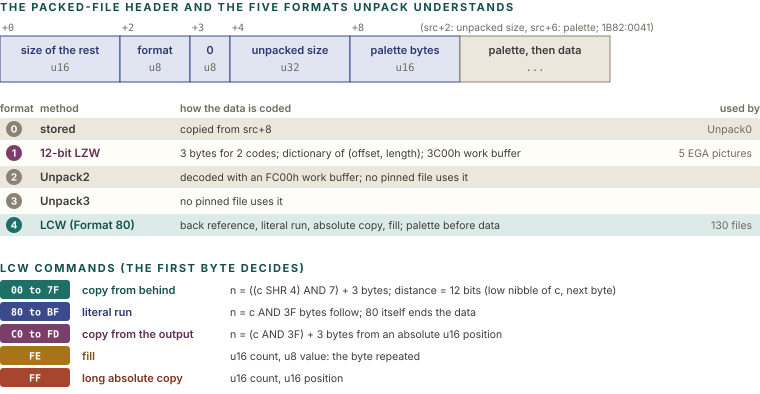

Recreate this plot in Python.
import sys; sys.path.insert(0, '.')
from figlib import *

c = Canvas(760, 372)
c.section(0, 11, "The packed-file header and the five formats Unpack understands")
hy = 36
fields = [("u16", "size of the rest", 120), ("u8", "format", 70), ("u8", "0", 40), ("u32", "unpacked size", 120), ("u16", "palette bytes", 110), ("...", "palette, then data", 150)]
x = 0
for (t, n, w) in fields:
    k = "navy" if t != "..." else "grey"
    tc, sc, fc = PAL[k]
    c.rect(x, hy, w, 46, fill=fc, stroke=sc, rx=0)
    c.text(x + w / 2, hy + 18, n, size=11, weight=600, color=tc, anchor="middle")
    c.text(x + w / 2, hy + 35, t, size=10.5, color=MUTED, anchor="middle", mono=True)
    x += w
for (xx, lab) in ((0, "+0"), (120, "+2"), (190, "+3"), (230, "+4"), (350, "+8")):
    c.text(xx + 2, hy - 5, lab, size=10, mono=True, color=MUTED)
c.text(420, hy - 5, "(src+2: unpacked size, src+6: palette; 1B82:0041)", size=10, color=MUTED)
fy = 118
rows = [
    ("0", "stored", "copied from src+8", "Unpack0", "grey"),
    ("1", "12-bit LZW", "3 bytes for 2 codes; dictionary of (offset, length); 3C00h work buffer", "5 EGA pictures", "plum"),
    ("2", "Unpack2", "decoded with an FC00h work buffer; no pinned file uses it", "", "grey"),
    ("3", "Unpack3", "no pinned file uses it", "", "grey"),
    ("4", "LCW (Format 80)", "back reference, literal run, absolute copy, fill; palette before data", "130 files", "teal"),
]
c.text(0, fy - 6, "format", size=10.5, color=MUTED, weight=600)
c.text(40, fy - 6, "method", size=10.5, color=MUTED, weight=600)
c.text(180, fy - 6, "how the data is coded", size=10.5, color=MUTED, weight=600)
c.text(760, fy - 6, "used by", size=10.5, color=MUTED, weight=600, anchor="end")
for i, (f, m, d, u, k) in enumerate(rows):
    y = fy + i * 24
    tc, sc, fc = PAL[k]
    c.rect(0, y, 760, 22, fill=fc if i % 2 == 0 else CARD, stroke="none", rx=2)
    c.badge(14, y + 11, f, k, r=8)
    c.text(40, y + 15, m, size=11.5, weight=600, color=tc)
    c.text(180, y + 15, d, size=10.5, color=INK2)
    c.text(752, y + 15, u, size=10.5, color=MUTED, anchor="end")
ly = 280
c.section(0, ly - 8, "LCW commands (the first byte decides)", color=PAL["teal"][0])
ops = [
    ("00 to 7F", "copy from behind", "n = ((c SHR 4) AND 7) + 3 bytes; distance = 12 bits (low nibble of c, next byte)", "teal"),
    ("80 to BF", "literal run", "n = c AND 3F bytes follow; 80 itself ends the data", "navy"),
    ("C0 to FD", "copy from the output", "n = (c AND 3F) + 3 bytes from an absolute u16 position", "plum"),
    ("FE", "fill", "u16 count, u8 value: the byte repeated", "ochre"),
    ("FF", "long absolute copy", "u16 count, u16 position", "red"),
]
for i, (r, n, d, k) in enumerate(ops):
    y = ly + i * 22
    tc, sc, fc = PAL[k]
    c.rect(0, y, 70, 19, fill=SOLID[k], stroke="none", rx=3)
    c.text(35, y + 13.5, r, size=10, mono=True, weight=700, color="#FFFFFF", anchor="middle")
    c.text(82, y + 14, n, size=11, weight=600, color=tc)
    c.text(230, y + 14, d, size=10.5, color=INK2)
c.h = ly + 5 * 22 + 4
c.save("figs/data_unpack.svg")
